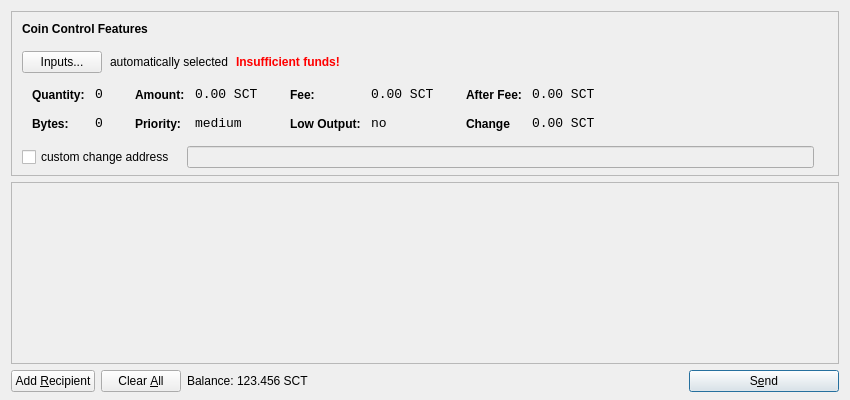
<?xml version="1.0" encoding="UTF-8"?>
<ui version="4.0">
 <class>SendCoinsDialog</class>
 <widget class="QDialog" name="SendCoinsDialog">
  <property name="geometry">
   <rect>
    <x>0</x>
    <y>0</y>
    <width>850</width>
    <height>400</height>
   </rect>
  </property>
  <property name="windowTitle">
   <string>Send Coins</string>
  </property>
  <layout class="QVBoxLayout" name="verticalLayout" stretch="0,1,0">
   <property name="bottomMargin">
    <number>8</number>
   </property>
   <item>
    <widget class="QFrame" name="frameCoinControl">
     <property name="sizePolicy">
      <sizepolicy hsizetype="Expanding" vsizetype="Expanding">
       <horstretch>0</horstretch>
       <verstretch>0</verstretch>
      </sizepolicy>
     </property>
     <property name="maximumSize">
      <size>
       <width>16777215</width>
       <height>16777215</height>
      </size>
     </property>
     <property name="frameShape">
      <enum>QFrame::StyledPanel</enum>
     </property>
     <property name="frameShadow">
      <enum>QFrame::Sunken</enum>
     </property>
     <layout class="QVBoxLayout" name="verticalLayoutCoinControl2">
      <property name="spacing">
       <number>-1</number>
      </property>
      <property name="leftMargin">
       <number>0</number>
      </property>
      <property name="topMargin">
       <number>0</number>
      </property>
      <property name="rightMargin">
       <number>0</number>
      </property>
      <property name="bottomMargin">
       <number>6</number>
      </property>
      <item>
       <layout class="QVBoxLayout" name="verticalLayoutCoinControl" stretch="0,0,0,0,1">
        <property name="spacing">
         <number>0</number>
        </property>
        <property name="leftMargin">
         <number>10</number>
        </property>
        <property name="topMargin">
         <number>10</number>
        </property>
        <item>
         <layout class="QHBoxLayout" name="horizontalLayoutCoinControl1">
          <property name="bottomMargin">
           <number>15</number>
          </property>
          <item>
           <widget class="QLabel" name="labelCoinControlFeatures">
            <property name="sizePolicy">
             <sizepolicy hsizetype="Preferred" vsizetype="Maximum">
              <horstretch>0</horstretch>
              <verstretch>0</verstretch>
             </sizepolicy>
            </property>
            <property name="font">
             <font>
              <weight>75</weight>
              <bold>true</bold>
             </font>
            </property>
            <property name="styleSheet">
             <string notr="true">font-weight:bold;</string>
            </property>
            <property name="text">
             <string>Coin Control Features</string>
            </property>
           </widget>
          </item>
         </layout>
        </item>
        <item>
         <layout class="QHBoxLayout" name="horizontalLayoutCoinControl2" stretch="0,0,0,0">
          <property name="spacing">
           <number>8</number>
          </property>
          <property name="bottomMargin">
           <number>10</number>
          </property>
          <item>
           <widget class="QPushButton" name="pushButtonCoinControl">
            <property name="styleSheet">
             <string notr="true"/>
            </property>
            <property name="text">
             <string>Inputs...</string>
            </property>
           </widget>
          </item>
          <item>
           <widget class="QLabel" name="labelCoinControlAutomaticallySelected">
            <property name="text">
             <string>automatically selected</string>
            </property>
            <property name="margin">
             <number>5</number>
            </property>
           </widget>
          </item>
          <item>
           <widget class="QLabel" name="labelCoinControlInsuffFunds">
            <property name="font">
             <font>
              <weight>75</weight>
              <bold>true</bold>
             </font>
            </property>
            <property name="styleSheet">
             <string notr="true">color:red;font-weight:bold;</string>
            </property>
            <property name="text">
             <string>Insufficient funds!</string>
            </property>
            <property name="margin">
             <number>5</number>
            </property>
           </widget>
          </item>
          <item>
           <spacer name="horizontalSpacerCoinControl">
            <property name="orientation">
             <enum>Qt::Horizontal</enum>
            </property>
            <property name="sizeHint" stdset="0">
             <size>
              <width>40</width>
              <height>1</height>
             </size>
            </property>
           </spacer>
          </item>
         </layout>
        </item>
        <item>
         <widget class="QWidget" name="widgetCoinControl" native="true">
          <property name="sizePolicy">
           <sizepolicy hsizetype="Preferred" vsizetype="Preferred">
            <horstretch>0</horstretch>
            <verstretch>0</verstretch>
           </sizepolicy>
          </property>
          <property name="minimumSize">
           <size>
            <width>0</width>
            <height>0</height>
           </size>
          </property>
          <property name="styleSheet">
           <string notr="true"/>
          </property>
          <layout class="QHBoxLayout" name="horizontalLayoutCoinControl5">
           <property name="margin">
            <number>0</number>
           </property>
           <item>
            <layout class="QHBoxLayout" name="horizontalLayoutCoinControl3" stretch="0,0,0,1">
             <property name="spacing">
              <number>20</number>
             </property>
             <property name="topMargin">
              <number>0</number>
             </property>
             <property name="bottomMargin">
              <number>10</number>
             </property>
             <item>
              <layout class="QFormLayout" name="formLayoutCoinControl1">
               <property name="horizontalSpacing">
                <number>10</number>
               </property>
               <property name="verticalSpacing">
                <number>14</number>
               </property>
               <property name="leftMargin">
                <number>10</number>
               </property>
               <property name="topMargin">
                <number>4</number>
               </property>
               <property name="rightMargin">
                <number>6</number>
               </property>
               <item row="0" column="0">
                <widget class="QLabel" name="labelCoinControlQuantityText">
                 <property name="styleSheet">
                  <string notr="true">font-weight:bold;</string>
                 </property>
                 <property name="text">
                  <string>Quantity:</string>
                 </property>
                 <property name="margin">
                  <number>0</number>
                 </property>
                </widget>
               </item>
               <item row="0" column="1">
                <widget class="QLabel" name="labelCoinControlQuantity">
                 <property name="font">
                  <font>
                   <family>Monospace</family>
                   <pointsize>10</pointsize>
                  </font>
                 </property>
                 <property name="cursor">
                  <cursorShape>IBeamCursor</cursorShape>
                 </property>
                 <property name="contextMenuPolicy">
                  <enum>Qt::ActionsContextMenu</enum>
                 </property>
                 <property name="text">
                  <string>0</string>
                 </property>
                 <property name="margin">
                  <number>0</number>
                 </property>
                 <property name="textInteractionFlags">
                  <set>Qt::LinksAccessibleByMouse|Qt::TextSelectableByKeyboard|Qt::TextSelectableByMouse</set>
                 </property>
                </widget>
               </item>
               <item row="1" column="0">
                <widget class="QLabel" name="labelCoinControlBytesText">
                 <property name="styleSheet">
                  <string notr="true">font-weight:bold;</string>
                 </property>
                 <property name="text">
                  <string>Bytes:</string>
                 </property>
                </widget>
               </item>
               <item row="1" column="1">
                <widget class="QLabel" name="labelCoinControlBytes">
                 <property name="font">
                  <font>
                   <family>Monospace</family>
                   <pointsize>10</pointsize>
                  </font>
                 </property>
                 <property name="cursor">
                  <cursorShape>IBeamCursor</cursorShape>
                 </property>
                 <property name="contextMenuPolicy">
                  <enum>Qt::ActionsContextMenu</enum>
                 </property>
                 <property name="text">
                  <string>0</string>
                 </property>
                 <property name="textInteractionFlags">
                  <set>Qt::LinksAccessibleByMouse|Qt::TextSelectableByKeyboard|Qt::TextSelectableByMouse</set>
                 </property>
                </widget>
               </item>
              </layout>
             </item>
             <item>
              <layout class="QFormLayout" name="formLayoutCoinControl2">
               <property name="horizontalSpacing">
                <number>10</number>
               </property>
               <property name="verticalSpacing">
                <number>14</number>
               </property>
               <property name="leftMargin">
                <number>6</number>
               </property>
               <property name="topMargin">
                <number>4</number>
               </property>
               <property name="rightMargin">
                <number>6</number>
               </property>
               <item row="0" column="0">
                <widget class="QLabel" name="labelCoinControlAmountText">
                 <property name="styleSheet">
                  <string notr="true">font-weight:bold;</string>
                 </property>
                 <property name="text">
                  <string>Amount:</string>
                 </property>
                 <property name="margin">
                  <number>0</number>
                 </property>
                </widget>
               </item>
               <item row="0" column="1">
                <widget class="QLabel" name="labelCoinControlAmount">
                 <property name="font">
                  <font>
                   <family>Monospace</family>
                   <pointsize>10</pointsize>
                  </font>
                 </property>
                 <property name="cursor">
                  <cursorShape>IBeamCursor</cursorShape>
                 </property>
                 <property name="contextMenuPolicy">
                  <enum>Qt::ActionsContextMenu</enum>
                 </property>
                 <property name="text">
                  <string>0.00 SCT</string>
                 </property>
                 <property name="textInteractionFlags">
                  <set>Qt::LinksAccessibleByMouse|Qt::TextSelectableByKeyboard|Qt::TextSelectableByMouse</set>
                 </property>
                </widget>
               </item>
               <item row="1" column="0">
                <widget class="QLabel" name="labelCoinControlPriorityText">
                 <property name="styleSheet">
                  <string notr="true">font-weight:bold;</string>
                 </property>
                 <property name="text">
                  <string>Priority:</string>
                 </property>
                </widget>
               </item>
               <item row="1" column="1">
                <widget class="QLabel" name="labelCoinControlPriority">
                 <property name="font">
                  <font>
                   <family>Monospace</family>
                   <pointsize>10</pointsize>
                  </font>
                 </property>
                 <property name="cursor">
                  <cursorShape>IBeamCursor</cursorShape>
                 </property>
                 <property name="contextMenuPolicy">
                  <enum>Qt::ActionsContextMenu</enum>
                 </property>
                 <property name="text">
                  <string>medium</string>
                 </property>
                 <property name="textInteractionFlags">
                  <set>Qt::LinksAccessibleByMouse|Qt::TextSelectableByKeyboard|Qt::TextSelectableByMouse</set>
                 </property>
                </widget>
               </item>
              </layout>
             </item>
             <item>
              <layout class="QFormLayout" name="formLayoutCoinControl3">
               <property name="horizontalSpacing">
                <number>10</number>
               </property>
               <property name="verticalSpacing">
                <number>14</number>
               </property>
               <property name="leftMargin">
                <number>6</number>
               </property>
               <property name="topMargin">
                <number>4</number>
               </property>
               <property name="rightMargin">
                <number>6</number>
               </property>
               <item row="0" column="0">
                <widget class="QLabel" name="labelCoinControlFeeText">
                 <property name="styleSheet">
                  <string notr="true">font-weight:bold;</string>
                 </property>
                 <property name="text">
                  <string>Fee:</string>
                 </property>
                 <property name="margin">
                  <number>0</number>
                 </property>
                </widget>
               </item>
               <item row="0" column="1">
                <widget class="QLabel" name="labelCoinControlFee">
                 <property name="font">
                  <font>
                   <family>Monospace</family>
                   <pointsize>10</pointsize>
                  </font>
                 </property>
                 <property name="cursor">
                  <cursorShape>IBeamCursor</cursorShape>
                 </property>
                 <property name="contextMenuPolicy">
                  <enum>Qt::ActionsContextMenu</enum>
                 </property>
                 <property name="text">
                  <string>0.00 SCT</string>
                 </property>
                 <property name="textInteractionFlags">
                  <set>Qt::LinksAccessibleByMouse|Qt::TextSelectableByKeyboard|Qt::TextSelectableByMouse</set>
                 </property>
                </widget>
               </item>
               <item row="1" column="0">
                <widget class="QLabel" name="labelCoinControlLowOutputText">
                 <property name="styleSheet">
                  <string notr="true">font-weight:bold;</string>
                 </property>
                 <property name="text">
                  <string>Low Output:</string>
                 </property>
                </widget>
               </item>
               <item row="1" column="1">
                <widget class="QLabel" name="labelCoinControlLowOutput">
                 <property name="font">
                  <font>
                   <family>Monospace</family>
                   <pointsize>10</pointsize>
                  </font>
                 </property>
                 <property name="cursor">
                  <cursorShape>IBeamCursor</cursorShape>
                 </property>
                 <property name="contextMenuPolicy">
                  <enum>Qt::ActionsContextMenu</enum>
                 </property>
                 <property name="text">
                  <string>no</string>
                 </property>
                 <property name="textInteractionFlags">
                  <set>Qt::LinksAccessibleByMouse|Qt::TextSelectableByKeyboard|Qt::TextSelectableByMouse</set>
                 </property>
                </widget>
               </item>
              </layout>
             </item>
             <item>
              <layout class="QFormLayout" name="formLayoutCoinControl4">
               <property name="horizontalSpacing">
                <number>10</number>
               </property>
               <property name="verticalSpacing">
                <number>14</number>
               </property>
               <property name="leftMargin">
                <number>6</number>
               </property>
               <property name="topMargin">
                <number>4</number>
               </property>
               <property name="rightMargin">
                <number>6</number>
               </property>
               <item row="0" column="0">
                <widget class="QLabel" name="labelCoinControlAfterFeeText">
                 <property name="styleSheet">
                  <string notr="true">font-weight:bold;</string>
                 </property>
                 <property name="text">
                  <string>After Fee:</string>
                 </property>
                 <property name="margin">
                  <number>0</number>
                 </property>
                </widget>
               </item>
               <item row="0" column="1">
                <widget class="QLabel" name="labelCoinControlAfterFee">
                 <property name="font">
                  <font>
                   <family>Monospace</family>
                   <pointsize>10</pointsize>
                  </font>
                 </property>
                 <property name="cursor">
                  <cursorShape>IBeamCursor</cursorShape>
                 </property>
                 <property name="contextMenuPolicy">
                  <enum>Qt::ActionsContextMenu</enum>
                 </property>
                 <property name="text">
                  <string>0.00 SCT</string>
                 </property>
                 <property name="textInteractionFlags">
                  <set>Qt::LinksAccessibleByMouse|Qt::TextSelectableByKeyboard|Qt::TextSelectableByMouse</set>
                 </property>
                </widget>
               </item>
               <item row="1" column="0">
                <widget class="QLabel" name="labelCoinControlChangeText">
                 <property name="styleSheet">
                  <string notr="true">font-weight:bold;</string>
                 </property>
                 <property name="text">
                  <string>Change</string>
                 </property>
                </widget>
               </item>
               <item row="1" column="1">
                <widget class="QLabel" name="labelCoinControlChange">
                 <property name="font">
                  <font>
                   <family>Monospace</family>
                   <pointsize>10</pointsize>
                  </font>
                 </property>
                 <property name="cursor">
                  <cursorShape>IBeamCursor</cursorShape>
                 </property>
                 <property name="contextMenuPolicy">
                  <enum>Qt::ActionsContextMenu</enum>
                 </property>
                 <property name="text">
                  <string>0.00 SCT</string>
                 </property>
                 <property name="textInteractionFlags">
                  <set>Qt::LinksAccessibleByMouse|Qt::TextSelectableByKeyboard|Qt::TextSelectableByMouse</set>
                 </property>
                </widget>
               </item>
              </layout>
             </item>
            </layout>
           </item>
          </layout>
         </widget>
        </item>
        <item>
         <layout class="QHBoxLayout" name="horizontalLayoutCoinControl4" stretch="0,0,0">
          <property name="spacing">
           <number>12</number>
          </property>
          <property name="sizeConstraint">
           <enum>QLayout::SetDefaultConstraint</enum>
          </property>
          <property name="topMargin">
           <number>5</number>
          </property>
          <property name="rightMargin">
           <number>5</number>
          </property>
          <item>
           <widget class="QCheckBox" name="checkBoxCoinControlChange">
            <property name="text">
             <string>custom change address</string>
            </property>
           </widget>
          </item>
          <item>
           <widget class="QLineEdit" name="lineEditCoinControlChange">
            <property name="enabled">
             <bool>false</bool>
            </property>
            <property name="sizePolicy">
             <sizepolicy hsizetype="Expanding" vsizetype="Fixed">
              <horstretch>0</horstretch>
              <verstretch>0</verstretch>
             </sizepolicy>
            </property>
           </widget>
          </item>
          <item>
           <widget class="QLabel" name="labelCoinControlChangeLabel">
            <property name="sizePolicy">
             <sizepolicy hsizetype="Preferred" vsizetype="Expanding">
              <horstretch>0</horstretch>
              <verstretch>0</verstretch>
             </sizepolicy>
            </property>
            <property name="minimumSize">
             <size>
              <width>0</width>
              <height>0</height>
             </size>
            </property>
            <property name="text">
             <string/>
            </property>
            <property name="margin">
             <number>3</number>
            </property>
           </widget>
          </item>
         </layout>
        </item>
        <item>
         <spacer name="verticalSpacerCoinControl">
          <property name="orientation">
           <enum>Qt::Vertical</enum>
          </property>
          <property name="sizeHint" stdset="0">
           <size>
            <width>800</width>
            <height>1</height>
           </size>
          </property>
         </spacer>
        </item>
       </layout>
      </item>
     </layout>
    </widget>
   </item>
   <item>
    <widget class="QScrollArea" name="scrollArea">
     <property name="widgetResizable">
      <bool>true</bool>
     </property>
     <widget class="QWidget" name="scrollAreaWidgetContents">
      <property name="geometry">
       <rect>
        <x>0</x>
        <y>0</y>
        <width>830</width>
        <height>165</height>
       </rect>
      </property>
      <layout class="QVBoxLayout" name="verticalLayout_2">
       <property name="margin">
        <number>0</number>
       </property>
       <item>
        <layout class="QVBoxLayout" name="entries">
         <property name="spacing">
          <number>6</number>
         </property>
        </layout>
       </item>
       <item>
        <spacer name="verticalSpacer">
         <property name="orientation">
          <enum>Qt::Vertical</enum>
         </property>
         <property name="sizeHint" stdset="0">
          <size>
           <width>20</width>
           <height>40</height>
          </size>
         </property>
        </spacer>
       </item>
      </layout>
     </widget>
    </widget>
   </item>
   <item>
    <layout class="QHBoxLayout" name="horizontalLayout">
     <item>
      <widget class="QPushButton" name="addButton">
       <property name="toolTip">
        <string>Send to multiple recipients at once</string>
       </property>
       <property name="text">
        <string>Add &amp;Recipient</string>
       </property>
       <property name="icon">
        <iconset resource="../bitcoin.qrc">
         <normaloff>:/icons/add</normaloff>:/icons/add</iconset>
       </property>
       <property name="autoDefault">
        <bool>false</bool>
       </property>
      </widget>
     </item>
     <item>
      <widget class="QPushButton" name="clearButton">
       <property name="sizePolicy">
        <sizepolicy hsizetype="Minimum" vsizetype="Fixed">
         <horstretch>0</horstretch>
         <verstretch>0</verstretch>
        </sizepolicy>
       </property>
       <property name="toolTip">
        <string>Remove all transaction fields</string>
       </property>
       <property name="text">
        <string>Clear &amp;All</string>
       </property>
       <property name="icon">
        <iconset resource="../bitcoin.qrc">
         <normaloff>:/icons/remove</normaloff>:/icons/remove</iconset>
       </property>
       <property name="autoRepeatDelay">
        <number>300</number>
       </property>
       <property name="autoDefault">
        <bool>false</bool>
       </property>
      </widget>
     </item>
     <item>
      <layout class="QHBoxLayout" name="horizontalLayout_2">
       <property name="spacing">
        <number>3</number>
       </property>
       <item>
        <widget class="QLabel" name="label">
         <property name="sizePolicy">
          <sizepolicy hsizetype="Preferred" vsizetype="Fixed">
           <horstretch>0</horstretch>
           <verstretch>0</verstretch>
          </sizepolicy>
         </property>
         <property name="text">
          <string>Balance:</string>
         </property>
        </widget>
       </item>
       <item>
        <widget class="QLabel" name="labelBalance">
         <property name="sizePolicy">
          <sizepolicy hsizetype="Preferred" vsizetype="Fixed">
           <horstretch>0</horstretch>
           <verstretch>0</verstretch>
          </sizepolicy>
         </property>
         <property name="cursor">
          <cursorShape>IBeamCursor</cursorShape>
         </property>
         <property name="text">
          <string>123.456 SCT</string>
         </property>
         <property name="textInteractionFlags">
          <set>Qt::LinksAccessibleByMouse|Qt::TextSelectableByKeyboard|Qt::TextSelectableByMouse</set>
         </property>
        </widget>
       </item>
      </layout>
     </item>
     <item>
      <spacer name="horizontalSpacer">
       <property name="orientation">
        <enum>Qt::Horizontal</enum>
       </property>
       <property name="sizeHint" stdset="0">
        <size>
         <width>40</width>
         <height>20</height>
        </size>
       </property>
      </spacer>
     </item>
     <item>
      <widget class="QPushButton" name="sendButton">
       <property name="minimumSize">
        <size>
         <width>150</width>
         <height>0</height>
        </size>
       </property>
       <property name="toolTip">
        <string>Confirm the send action</string>
       </property>
       <property name="text">
        <string>S&amp;end</string>
       </property>
       <property name="icon">
        <iconset resource="../bitcoin.qrc">
         <normaloff>:/icons/send</normaloff>:/icons/send</iconset>
       </property>
       <property name="default">
        <bool>true</bool>
       </property>
      </widget>
     </item>
    </layout>
   </item>
  </layout>
 </widget>
 <resources>
  <include location="../bitcoin.qrc"/>
 </resources>
 <connections/>
</ui>
